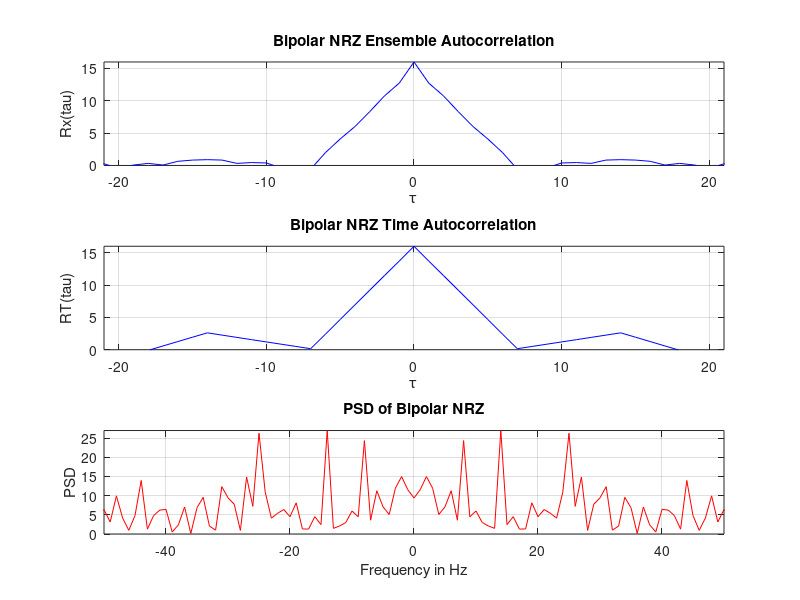

The MATLAB script that drew this image:
clc 
close all 
clear all 

A = 4;
n = 7;   %number of samples

%% Generating an ensemble consists of 500 realizations , each 101 bits
Data = randi([0 1], 500, 101);

%% Mapping the 1 to be 'A' and 0 to be '-A' (Bipolar)
Tx = (Data - 0.5) * 2 * A;

%% Activating the DAC for 70ms
Tx_out = repelem(Tx, 1, 7);

%% Generating the random time delay 
Td = randi([0 6], 500, 1);
L = length(Tx_out);

%% Adding the delay time by the concept of circular shifting:
for i = 1:500
     Tx_row = Tx_out(i,:);
     Tx_col = Tx_row';
     Tx_col = circshift(Tx_col, Td(i));
     Tx_row = Tx_col';
     Tx_out(i,:) = Tx_row;
end

% Remove last bit after taking the random delay and add it to the realization using circular shifting  
final_array = Tx_out(:, 1:700); 

%% Statistical Mean
mean_val = mean(final_array(:, 60));
fprintf('The Statistical Mean of Bipolar NRZ is: %.03f \n', mean_val);

Bipolar_NRZ_Mean = zeros(1,700);
for t = 1:700
    sum1 = 0;
    for i=1:500
        sum1 = sum1+final_array(i,t);
    end
    Bipolar_NRZ_Mean(t) = sum1/500;
end
figure
plot(Bipolar_NRZ_Mean,'r');
xlabel('time instant');
ylabel('mean across realizations'); 
grid on;
ylim( [-5 5] );
%% Ensemble Autocorrelation Function Rx(τ)
Rx = zeros(1, 700);

for tau = 0:699
    sum_auto = 0;
    for i = 1:500
        auto_corr = final_array(i, 1) * final_array(i, tau + 1);
        sum_auto = sum_auto + auto_corr;
    end
    Rx(tau+1) = sum_auto/size(final_array, 1);
end

temp = fliplr(Rx(2:end)); % Flip the autocorrelation in the negative part
flipped_Rx = [temp Rx];   % Concatenate the positive part and the negative part 

% Plotting the ensemble autocorrelation
subplot(3, 1, 1);
plot(-(length(flipped_Rx)-1)/2:(length(flipped_Rx)-1)/2, flipped_Rx, 'b');
xlabel('\tau');
ylabel('Rx(tau)');
title('Bipolar NRZ Ensemble Autocorrelation');
grid on;
axis([-21 21 0 inf]);    % Review the first three bits
ylim([0 16]);

%% Time Mean:
time_mean = mean(final_array(4, :));
fprintf('The Time Mean of Bipolar NRZ is: %.03f  \n', time_mean);

%% Time Autocorrelation
Rx_time = zeros(1, 700);

for tau = 0:699
    sum1 = 0;
    for i = 1:700-tau
        sum1 = sum1 + final_array(1, i) * final_array(1, i + tau);
    end
    Rx_time(tau + 1) = sum1 / (700 - tau);
end

temp_time = fliplr(Rx_time(2:end)); % Flip the autocorrelation in the negative part
flipped_Rx_time = [temp_time Rx_time]; % Concatenate the positive part and the negative part 

subplot(3, 1, 2); 
plot(-(length(flipped_Rx_time)-1)/2:(length(flipped_Rx_time)-1)/2, flipped_Rx_time, 'b');
xlabel('\tau');
ylabel('RT(tau)');
title('Bipolar NRZ Time Autocorrelation');
grid on;
axis([-21 21 0 inf]);   % Review the first three bits
ylim([0 16]);

%% Power Spectral Density for Bipolar NRZ
autocorr_len = length(Rx);
frequency = -autocorr_len/2 : autocorr_len/2-1;
PSD = fftshift(abs(fft(Rx))).^2/length(Rx);

subplot(3, 1, 3);
plot(frequency, PSD, 'r');
xlabel('Frequency in Hz');
ylabel('PSD');
grid on;
title('PSD of Bipolar NRZ');
axis([-50 50 0 inf]);

% Calculate bandwidth
BW = sum(PSD > max(PSD)/2) / length(PSD) * abs(frequency(1) - frequency(end));
fprintf('The bandwidth of the Bipolar NRZ signal is: %.2f Hz\n', BW);